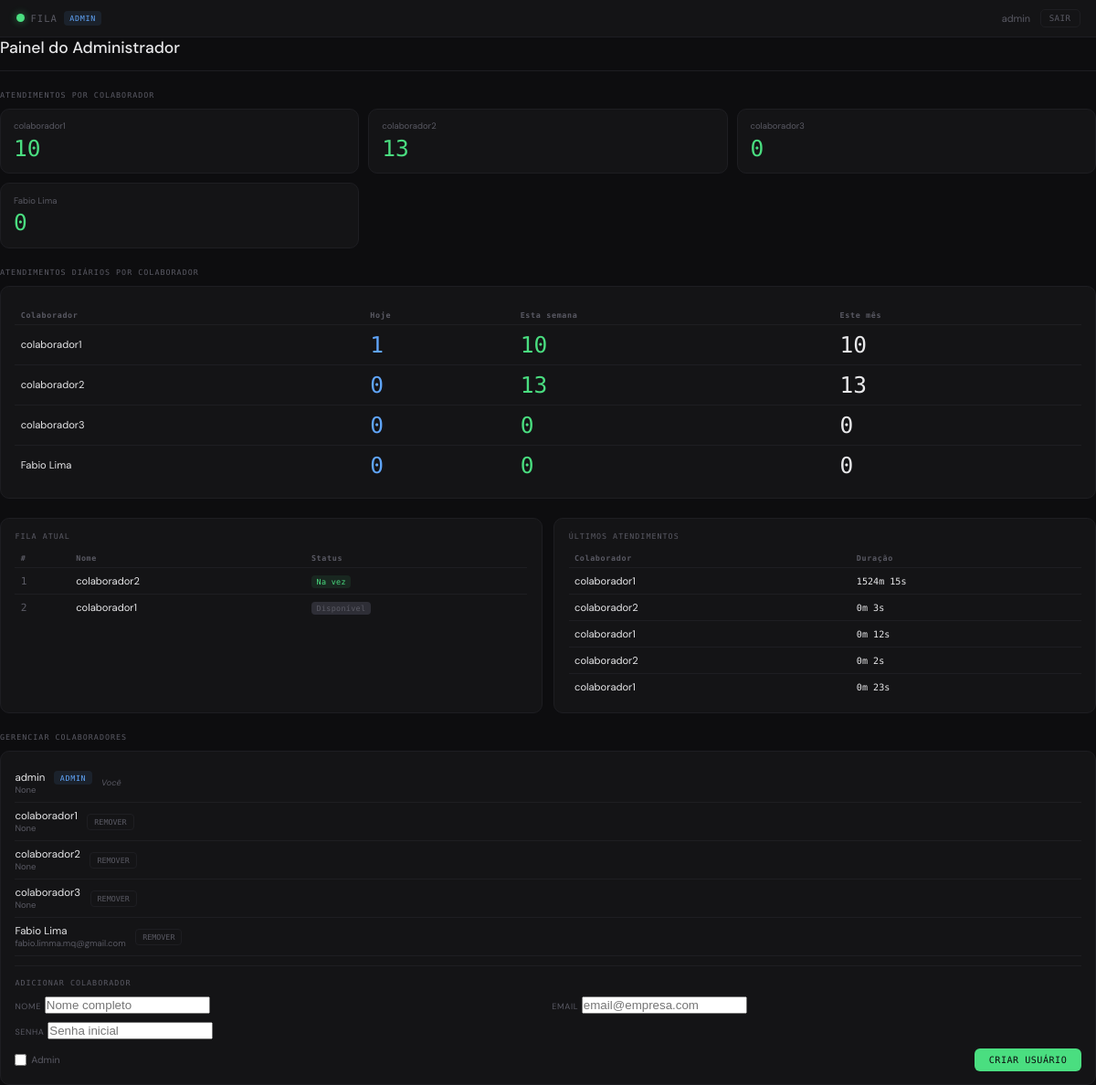
The page /admin (signed in) on the database its author committed.
### models.py (models this page shows)
class User(UserMixin, db.Model):
    id = db.Column(db.Integer, primary_key=True)
    username = db.Column(db.String(50), unique=True, nullable=False)
    email = db.Column(db.String(100), unique=True, nullable=True)
    password = db.Column(db.String(100), nullable=False)
    is_admin = db.Column(db.Boolean, default=False)
    attendances = db.relationship('Attendance', backref='colaborador', lazy=True)

class Queue(db.Model):
    id = db.Column(db.Integer, primary_key=True)
    user_id = db.Column(db.Integer, db.ForeignKey('user.id'), unique=True, nullable=False)
    status = db.Column(db.String(20), default='Disponível') # Disponível, Analisando
    entered_at = db.Column(db.DateTime, default=datetime.utcnow)
    user = db.relationship('User', backref=db.backref('queue_entry', uselist=False))

class Attendance(db.Model):
    id = db.Column(db.Integer, primary_key=True)
    user_id = db.Column(db.Integer, db.ForeignKey('user.id'), nullable=False)
    started_at = db.Column(db.DateTime, default=datetime.utcnow)
    finished_at = db.Column(db.DateTime, nullable=True)
    duration_seconds = db.Column(db.Integer, nullable=True)

### app.py (the view)
@app.route('/admin')
@login_required
def admin():
    if not current_user.is_admin:
        return redirect(url_for('index'))
    all_users = User.query.all()
    history = Attendance.query.filter(Attendance.finished_at != None).order_by(Attendance.finished_at.desc()).limit(50).all()
    stats = []
    for user in all_users:
        if not user.is_admin:
            count = Attendance.query.filter_by(user_id=user.id).filter(Attendance.finished_at != None).count()
            stats.append({'id': user.id, 'username': user.username, 'count': count})
    daily_stats = get_daily_stats()
    queue_list = Queue.query.order_by(Queue.entered_at.asc()).all()
    return render_template('admin.html', stats=stats, history=history, all_users=all_users, daily_stats=daily_stats, queue=queue_list)

### app.py (called while the page is built)
@login_manager.user_loader
def load_user(user_id):
    return User.query.get(int(user_id))

### templates/admin.html (shortened to what this page needs)
{% extends "base.html" %}
{% block content %}
<div class="admin-main">
  <div class="header-row">
    <div class="header-title">
      <h2>Painel do Administrador</h2>
    </div>
  </div>
  {% if stats %}
  <div class="sec-title">Atendimentos por colaborador</div>
  <div class="stats-grid mb">
    {% for stat in stats %}
    <div class="stat-card">
      <div class="stat-label">{{ stat.username }}</div>
      <div class="stat-value green">{{ stat.count }}</div>
    </div>
    {% endfor %}
  </div>
  {% endif %}
  {% if daily_stats %}
  <div class="sec-title">Atendimentos diários por colaborador</div>
  <div class="card mb">
    <table class="admin-table">
      <thead>
        <tr>
          <th>Colaborador</th>
          <th>Hoje</th>
          <th>Esta semana</th>
          <th>Este mês</th>
        </tr>
      </thead>
      <tbody>
        {% for stat in daily_stats %}
        <tr>
          <td>{{ stat.username }}</td>
          <td>
            <span class="stat-value blue">{{ stat.today }}</span>
          </td>
          <td>
            <span class="stat-value green">{{ stat.this_week }}</span>
          </td>
          <td>
            <span class="stat-value">{{ stat.this_month }}</span>
          </td>
        </tr>
        {% endfor %}
      </tbody>
    </table>
  </div>
  {% endif %}
  <div class="two-col mb">
    <div class="card">
      <div class="sec-title">Fila atual</div>
      <table class="admin-table">
        <thead>
          <tr><th>#</th><th>Nome</th><th>Status</th></tr>
        </thead>
        <tbody>
          {% if not queue %}
            <tr>
              <td colspan="3" style="text-align:center; color:var(--muted); padding: 1rem;">Ninguém na fila</td>
            </tr>
          {% else %}
            {% for entry in queue %}
            <tr>
              <td style="color:var(--muted);font-family:'DM Mono',monospace">{{ loop.index }}</td>
              <td>{{ entry.user.username }}</td>
              <td>
                {% if loop.first and entry.status == 'Disponível' %}
                <span class="status-badge vez">Na vez</span>
                {% elif entry.status == 'Analisando' %}
                <span class="status-badge analisando">Analisando</span>
                {% else %}
                <span class="status-badge aguardando">Disponível</span>
                {% endif %}
              </td>
            </tr>
            {% endfor %}
          {% endif %}
        </tbody>
      </table>
    </div>
    <div class="card">
      <div class="sec-title">Últimos atendimentos</div>
      <table class="admin-table">
        <thead>
          <tr><th>Colaborador</th><th>Duração</th></tr>
        </thead>
        <tbody>
          {% if not history %}
            <tr>
              <td colspan="2" style="text-align:center; color:var(--muted); padding: 1rem;">Nenhum atendimento</td>
            </tr>
          {% else %}
            {% for record in history[:5] %}
            <tr>
              <td>{{ record.colaborador.username }}</td>
              <td>
                <span style="font-family:'DM Mono',monospace; font-size:0.72rem;">
                  {{ (record.duration_seconds // 60) }}m {{ (record.duration_seconds % 60) }}s
                </span>
              </td>
            </tr>
            {% endfor %}
          {% endif %}
        </tbody>
      </table>
    </div>
  </div>
  <div class="sec-title">Gerenciar colaboradores</div>
  <div class="card">
    {% for user in all_users %}
    <div class="user-row">
      <div>
        <div class="u-nome">
          {{ user.username }}
          {% if user.is_admin %}
          <span class="admin-badge" style="margin-left: 0.5rem;">ADMIN</span>
          {% endif %}
        </div>
        <div class="u-email">{{ user.email }}</div>
      </div>
      {% if user.id != current_user.id %}
      <form action="{{ url_for('delete_user', user_id=user.id) }}" method="POST" onsubmit="return confirm('Tem certeza que deseja remover este usuário?')" style="display:inline;">
        <button type="submit" class="btn-rem">REMOVER</button>
      </form>
      {% else %}
      <span style="font-size: 0.65rem; color: var(--muted); font-style: italic;">Você</span>
      {% endif %}
    </div>
    {% endfor %}
    <div style="border-top: 1px solid var(--border); margin-top: 0.75rem; padding-top: 0.9rem;">
      <div class="sec-title">Adicionar colaborador</div>
      <form action="{{ url_for('create_user') }}" method="POST">
        <div class="form-row">
          <div class="form-group">
            <label>Nome</label>
            <input type="text" name="username" placeholder="Nome completo" required>
          </div>
          <div class="form-group">
            <label>Email</label>
            <input type="email" name="email" placeholder="email@empresa.com" required>
          </div>
          <div class="form-group">
            <label>Senha</label>
            <input type="password" name="password" placeholder="Senha inicial" required>
          </div>
        </div>
        <div class="form-foot">
          <label style="display: flex; align-items: center; gap: 0.35rem;">
            <input type="checkbox" name="is_admin" id="is_admin" style="width: auto;">
            <span>Admin</span>
          </label>
          <button type="submit" class="btn-criar">CRIAR USUÁRIO</button>
        </div>
      </form>
    </div>
  </div>
</div>
{% endblock %}

### templates/base.html (shortened to what this page needs)
<!DOCTYPE html>
<html lang="pt-BR">
<head>
</head>
<body>
{% if current_user.is_authenticated %}
<div class="app-header">
  <div class="hdr-logo">
    <div class="hdr-dot"></div>
    <span class="hdr-title">FILA</span>
    {% if current_user.is_admin %}
    <span class="admin-badge">ADMIN</span>
    {% endif %}
  </div>
  <div class="hdr-right">
    <span class="hdr-user">{{ current_user.username }}</span>
    <a href="{{ url_for('logout') }}" class="btn-ghost">SAIR</a>
  </div>
</div>
{% endif %}
{% block content %}{% endblock %}
</body>
</html>

### rows shown on the page
User: username "admin", is_admin "ADMIN", email "None", shows "Você"
User: username "colaborador1", count "10", today "1", this_week "10", this_month "10", email "None"
User: username "colaborador2", count "13", today "0", this_week "13", this_month "13", email "None"
User: username "colaborador3", count "0", today "0", this_week "0", this_month "0", email "None"
User: username "Fabio Lima", count "0", today "0", this_week "0", this_month "0", email "fabio.limma.mq@gmail.com"
Queue: user.username "colaborador2", status "Na vez"
Queue: user.username "colaborador1", status "Disponível"
Attendance: colaborador.username "colaborador1", duration_seconds "1524", (record.duration_seconds%60) "15"
Attendance: colaborador.username "colaborador2", duration_seconds "0", (record.duration_seconds%60) "3"
Attendance: colaborador.username "colaborador1", duration_seconds "0", (record.duration_seconds%60) "12"
Attendance: colaborador.username "colaborador2", duration_seconds "0", (record.duration_seconds%60) "2"
Attendance: colaborador.username "colaborador1", duration_seconds "0", (record.duration_seconds%60) "23"
